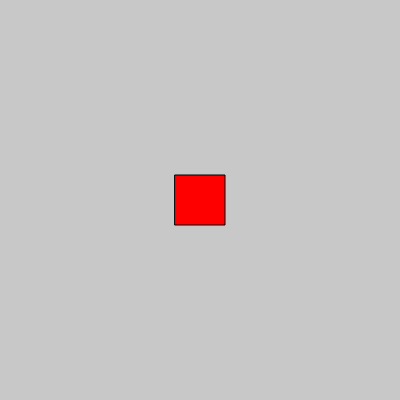
Frame 1 (no input)
Frame 60 (no input): identical to frame 1, image omitted
Frame 120 (the mouse pressed at the canvas centre since frame 60): identical to frame 1, image omitted

The p5.js sketch that drew this single still picture (run headless with seeded random() and noise() and a simulated clock; from frame 60 on, the mouse is pressed at the canvas centre):

// p5.js sketch
// ── sketch.js
// square that do a move 
// sept 19, 2024

let squareWidth = 50
let w = 400
let h = 400
let squareX = w/2-squareWidth/2
let squareY = h/2-squareWidth/2
let moveSpeed = 2

function left() {
  if (keyIsDown(LEFT_ARROW) === true) {
    squareX -= moveSpeed;
  }
}
function right() {
  if (keyIsDown(RIGHT_ARROW) === true) {
    squareX += moveSpeed;
  }
}
function up() {
  if (keyIsDown(UP_ARROW) === true) {
    squareY -= moveSpeed;
  }
}
function down() {
  if (keyIsDown(DOWN_ARROW) === true) {
    squareY += moveSpeed;
  }
}

function setup() {
  createCanvas(w, h);
}

function draw() {
  background(200);
  fill('red')
  square(squareX,squareY,squareWidth)
  left()
  right()
  up()
  down()
}
